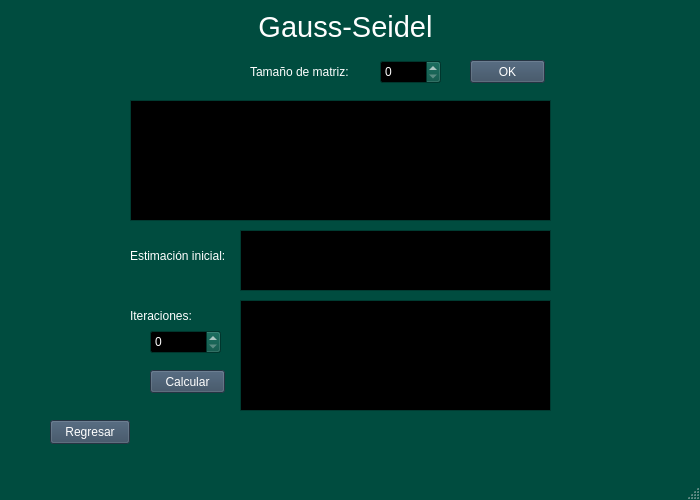
<?xml version="1.0" encoding="UTF-8"?>
<ui version="4.0">
 <class>gaussSeidel</class>
 <widget class="QMainWindow" name="gaussSeidel">
  <property name="geometry">
   <rect>
    <x>0</x>
    <y>0</y>
    <width>700</width>
    <height>500</height>
   </rect>
  </property>
  <property name="palette">
   <palette>
    <active>
     <colorrole role="WindowText">
      <brush brushstyle="SolidPattern">
       <color alpha="255">
        <red>255</red>
        <green>255</green>
        <blue>255</blue>
       </color>
      </brush>
     </colorrole>
     <colorrole role="Button">
      <brush brushstyle="SolidPattern">
       <color alpha="255">
        <red>0</red>
        <green>76</green>
        <blue>63</blue>
       </color>
      </brush>
     </colorrole>
     <colorrole role="Light">
      <brush brushstyle="SolidPattern">
       <color alpha="255">
        <red>0</red>
        <green>114</green>
        <blue>94</blue>
       </color>
      </brush>
     </colorrole>
     <colorrole role="Midlight">
      <brush brushstyle="SolidPattern">
       <color alpha="255">
        <red>0</red>
        <green>95</green>
        <blue>78</blue>
       </color>
      </brush>
     </colorrole>
     <colorrole role="Dark">
      <brush brushstyle="SolidPattern">
       <color alpha="255">
        <red>0</red>
        <green>38</green>
        <blue>31</blue>
       </color>
      </brush>
     </colorrole>
     <colorrole role="Mid">
      <brush brushstyle="SolidPattern">
       <color alpha="255">
        <red>0</red>
        <green>50</green>
        <blue>42</blue>
       </color>
      </brush>
     </colorrole>
     <colorrole role="Text">
      <brush brushstyle="SolidPattern">
       <color alpha="255">
        <red>255</red>
        <green>255</green>
        <blue>255</blue>
       </color>
      </brush>
     </colorrole>
     <colorrole role="BrightText">
      <brush brushstyle="SolidPattern">
       <color alpha="255">
        <red>255</red>
        <green>255</green>
        <blue>255</blue>
       </color>
      </brush>
     </colorrole>
     <colorrole role="ButtonText">
      <brush brushstyle="SolidPattern">
       <color alpha="255">
        <red>255</red>
        <green>255</green>
        <blue>255</blue>
       </color>
      </brush>
     </colorrole>
     <colorrole role="Base">
      <brush brushstyle="SolidPattern">
       <color alpha="255">
        <red>0</red>
        <green>0</green>
        <blue>0</blue>
       </color>
      </brush>
     </colorrole>
     <colorrole role="Window">
      <brush brushstyle="SolidPattern">
       <color alpha="255">
        <red>0</red>
        <green>76</green>
        <blue>63</blue>
       </color>
      </brush>
     </colorrole>
     <colorrole role="Shadow">
      <brush brushstyle="SolidPattern">
       <color alpha="255">
        <red>0</red>
        <green>0</green>
        <blue>0</blue>
       </color>
      </brush>
     </colorrole>
     <colorrole role="AlternateBase">
      <brush brushstyle="SolidPattern">
       <color alpha="255">
        <red>0</red>
        <green>38</green>
        <blue>31</blue>
       </color>
      </brush>
     </colorrole>
     <colorrole role="ToolTipBase">
      <brush brushstyle="SolidPattern">
       <color alpha="255">
        <red>255</red>
        <green>255</green>
        <blue>220</blue>
       </color>
      </brush>
     </colorrole>
     <colorrole role="ToolTipText">
      <brush brushstyle="SolidPattern">
       <color alpha="255">
        <red>0</red>
        <green>0</green>
        <blue>0</blue>
       </color>
      </brush>
     </colorrole>
     <colorrole role="PlaceholderText">
      <brush brushstyle="SolidPattern">
       <color alpha="128">
        <red>255</red>
        <green>255</green>
        <blue>255</blue>
       </color>
      </brush>
     </colorrole>
    </active>
    <inactive>
     <colorrole role="WindowText">
      <brush brushstyle="SolidPattern">
       <color alpha="255">
        <red>255</red>
        <green>255</green>
        <blue>255</blue>
       </color>
      </brush>
     </colorrole>
     <colorrole role="Button">
      <brush brushstyle="SolidPattern">
       <color alpha="255">
        <red>0</red>
        <green>76</green>
        <blue>63</blue>
       </color>
      </brush>
     </colorrole>
     <colorrole role="Light">
      <brush brushstyle="SolidPattern">
       <color alpha="255">
        <red>0</red>
        <green>114</green>
        <blue>94</blue>
       </color>
      </brush>
     </colorrole>
     <colorrole role="Midlight">
      <brush brushstyle="SolidPattern">
       <color alpha="255">
        <red>0</red>
        <green>95</green>
        <blue>78</blue>
       </color>
      </brush>
     </colorrole>
     <colorrole role="Dark">
      <brush brushstyle="SolidPattern">
       <color alpha="255">
        <red>0</red>
        <green>38</green>
        <blue>31</blue>
       </color>
      </brush>
     </colorrole>
     <colorrole role="Mid">
      <brush brushstyle="SolidPattern">
       <color alpha="255">
        <red>0</red>
        <green>50</green>
        <blue>42</blue>
       </color>
      </brush>
     </colorrole>
     <colorrole role="Text">
      <brush brushstyle="SolidPattern">
       <color alpha="255">
        <red>255</red>
        <green>255</green>
        <blue>255</blue>
       </color>
      </brush>
     </colorrole>
     <colorrole role="BrightText">
      <brush brushstyle="SolidPattern">
       <color alpha="255">
        <red>255</red>
        <green>255</green>
        <blue>255</blue>
       </color>
      </brush>
     </colorrole>
     <colorrole role="ButtonText">
      <brush brushstyle="SolidPattern">
       <color alpha="255">
        <red>255</red>
        <green>255</green>
        <blue>255</blue>
       </color>
      </brush>
     </colorrole>
     <colorrole role="Base">
      <brush brushstyle="SolidPattern">
       <color alpha="255">
        <red>0</red>
        <green>0</green>
        <blue>0</blue>
       </color>
      </brush>
     </colorrole>
     <colorrole role="Window">
      <brush brushstyle="SolidPattern">
       <color alpha="255">
        <red>0</red>
        <green>76</green>
        <blue>63</blue>
       </color>
      </brush>
     </colorrole>
     <colorrole role="Shadow">
      <brush brushstyle="SolidPattern">
       <color alpha="255">
        <red>0</red>
        <green>0</green>
        <blue>0</blue>
       </color>
      </brush>
     </colorrole>
     <colorrole role="AlternateBase">
      <brush brushstyle="SolidPattern">
       <color alpha="255">
        <red>0</red>
        <green>38</green>
        <blue>31</blue>
       </color>
      </brush>
     </colorrole>
     <colorrole role="ToolTipBase">
      <brush brushstyle="SolidPattern">
       <color alpha="255">
        <red>255</red>
        <green>255</green>
        <blue>220</blue>
       </color>
      </brush>
     </colorrole>
     <colorrole role="ToolTipText">
      <brush brushstyle="SolidPattern">
       <color alpha="255">
        <red>0</red>
        <green>0</green>
        <blue>0</blue>
       </color>
      </brush>
     </colorrole>
     <colorrole role="PlaceholderText">
      <brush brushstyle="SolidPattern">
       <color alpha="128">
        <red>255</red>
        <green>255</green>
        <blue>255</blue>
       </color>
      </brush>
     </colorrole>
    </inactive>
    <disabled>
     <colorrole role="WindowText">
      <brush brushstyle="SolidPattern">
       <color alpha="255">
        <red>0</red>
        <green>38</green>
        <blue>31</blue>
       </color>
      </brush>
     </colorrole>
     <colorrole role="Button">
      <brush brushstyle="SolidPattern">
       <color alpha="255">
        <red>0</red>
        <green>76</green>
        <blue>63</blue>
       </color>
      </brush>
     </colorrole>
     <colorrole role="Light">
      <brush brushstyle="SolidPattern">
       <color alpha="255">
        <red>0</red>
        <green>114</green>
        <blue>94</blue>
       </color>
      </brush>
     </colorrole>
     <colorrole role="Midlight">
      <brush brushstyle="SolidPattern">
       <color alpha="255">
        <red>0</red>
        <green>95</green>
        <blue>78</blue>
       </color>
      </brush>
     </colorrole>
     <colorrole role="Dark">
      <brush brushstyle="SolidPattern">
       <color alpha="255">
        <red>0</red>
        <green>38</green>
        <blue>31</blue>
       </color>
      </brush>
     </colorrole>
     <colorrole role="Mid">
      <brush brushstyle="SolidPattern">
       <color alpha="255">
        <red>0</red>
        <green>50</green>
        <blue>42</blue>
       </color>
      </brush>
     </colorrole>
     <colorrole role="Text">
      <brush brushstyle="SolidPattern">
       <color alpha="255">
        <red>0</red>
        <green>38</green>
        <blue>31</blue>
       </color>
      </brush>
     </colorrole>
     <colorrole role="BrightText">
      <brush brushstyle="SolidPattern">
       <color alpha="255">
        <red>255</red>
        <green>255</green>
        <blue>255</blue>
       </color>
      </brush>
     </colorrole>
     <colorrole role="ButtonText">
      <brush brushstyle="SolidPattern">
       <color alpha="255">
        <red>0</red>
        <green>38</green>
        <blue>31</blue>
       </color>
      </brush>
     </colorrole>
     <colorrole role="Base">
      <brush brushstyle="SolidPattern">
       <color alpha="255">
        <red>0</red>
        <green>76</green>
        <blue>63</blue>
       </color>
      </brush>
     </colorrole>
     <colorrole role="Window">
      <brush brushstyle="SolidPattern">
       <color alpha="255">
        <red>0</red>
        <green>76</green>
        <blue>63</blue>
       </color>
      </brush>
     </colorrole>
     <colorrole role="Shadow">
      <brush brushstyle="SolidPattern">
       <color alpha="255">
        <red>0</red>
        <green>0</green>
        <blue>0</blue>
       </color>
      </brush>
     </colorrole>
     <colorrole role="AlternateBase">
      <brush brushstyle="SolidPattern">
       <color alpha="255">
        <red>0</red>
        <green>76</green>
        <blue>63</blue>
       </color>
      </brush>
     </colorrole>
     <colorrole role="ToolTipBase">
      <brush brushstyle="SolidPattern">
       <color alpha="255">
        <red>255</red>
        <green>255</green>
        <blue>220</blue>
       </color>
      </brush>
     </colorrole>
     <colorrole role="ToolTipText">
      <brush brushstyle="SolidPattern">
       <color alpha="255">
        <red>0</red>
        <green>0</green>
        <blue>0</blue>
       </color>
      </brush>
     </colorrole>
     <colorrole role="PlaceholderText">
      <brush brushstyle="SolidPattern">
       <color alpha="128">
        <red>255</red>
        <green>255</green>
        <blue>255</blue>
       </color>
      </brush>
     </colorrole>
    </disabled>
   </palette>
  </property>
  <property name="windowTitle">
   <string>MainWindow</string>
  </property>
  <widget class="QWidget" name="centralwidget">
   <widget class="QPushButton" name="pushButton">
    <property name="geometry">
     <rect>
      <x>50</x>
      <y>420</y>
      <width>80</width>
      <height>24</height>
     </rect>
    </property>
    <property name="palette">
     <palette>
      <active>
       <colorrole role="WindowText">
        <brush brushstyle="SolidPattern">
         <color alpha="255">
          <red>255</red>
          <green>255</green>
          <blue>255</blue>
         </color>
        </brush>
       </colorrole>
       <colorrole role="Button">
        <brush brushstyle="SolidPattern">
         <color alpha="255">
          <red>53</red>
          <green>73</green>
          <blue>94</blue>
         </color>
        </brush>
       </colorrole>
       <colorrole role="Light">
        <brush brushstyle="SolidPattern">
         <color alpha="255">
          <red>79</red>
          <green>109</green>
          <blue>141</blue>
         </color>
        </brush>
       </colorrole>
       <colorrole role="Midlight">
        <brush brushstyle="SolidPattern">
         <color alpha="255">
          <red>66</red>
          <green>91</green>
          <blue>117</blue>
         </color>
        </brush>
       </colorrole>
       <colorrole role="Dark">
        <brush brushstyle="SolidPattern">
         <color alpha="255">
          <red>26</red>
          <green>36</green>
          <blue>47</blue>
         </color>
        </brush>
       </colorrole>
       <colorrole role="Mid">
        <brush brushstyle="SolidPattern">
         <color alpha="255">
          <red>35</red>
          <green>48</green>
          <blue>62</blue>
         </color>
        </brush>
       </colorrole>
       <colorrole role="Text">
        <brush brushstyle="SolidPattern">
         <color alpha="255">
          <red>255</red>
          <green>255</green>
          <blue>255</blue>
         </color>
        </brush>
       </colorrole>
       <colorrole role="BrightText">
        <brush brushstyle="SolidPattern">
         <color alpha="255">
          <red>255</red>
          <green>255</green>
          <blue>255</blue>
         </color>
        </brush>
       </colorrole>
       <colorrole role="ButtonText">
        <brush brushstyle="SolidPattern">
         <color alpha="255">
          <red>255</red>
          <green>255</green>
          <blue>255</blue>
         </color>
        </brush>
       </colorrole>
       <colorrole role="Base">
        <brush brushstyle="SolidPattern">
         <color alpha="255">
          <red>0</red>
          <green>0</green>
          <blue>0</blue>
         </color>
        </brush>
       </colorrole>
       <colorrole role="Window">
        <brush brushstyle="SolidPattern">
         <color alpha="255">
          <red>53</red>
          <green>73</green>
          <blue>94</blue>
         </color>
        </brush>
       </colorrole>
       <colorrole role="Shadow">
        <brush brushstyle="SolidPattern">
         <color alpha="255">
          <red>0</red>
          <green>0</green>
          <blue>0</blue>
         </color>
        </brush>
       </colorrole>
       <colorrole role="AlternateBase">
        <brush brushstyle="SolidPattern">
         <color alpha="255">
          <red>26</red>
          <green>36</green>
          <blue>47</blue>
         </color>
        </brush>
       </colorrole>
       <colorrole role="ToolTipBase">
        <brush brushstyle="SolidPattern">
         <color alpha="255">
          <red>255</red>
          <green>255</green>
          <blue>220</blue>
         </color>
        </brush>
       </colorrole>
       <colorrole role="ToolTipText">
        <brush brushstyle="SolidPattern">
         <color alpha="255">
          <red>0</red>
          <green>0</green>
          <blue>0</blue>
         </color>
        </brush>
       </colorrole>
       <colorrole role="PlaceholderText">
        <brush brushstyle="SolidPattern">
         <color alpha="128">
          <red>255</red>
          <green>255</green>
          <blue>255</blue>
         </color>
        </brush>
       </colorrole>
      </active>
      <inactive>
       <colorrole role="WindowText">
        <brush brushstyle="SolidPattern">
         <color alpha="255">
          <red>255</red>
          <green>255</green>
          <blue>255</blue>
         </color>
        </brush>
       </colorrole>
       <colorrole role="Button">
        <brush brushstyle="SolidPattern">
         <color alpha="255">
          <red>53</red>
          <green>73</green>
          <blue>94</blue>
         </color>
        </brush>
       </colorrole>
       <colorrole role="Light">
        <brush brushstyle="SolidPattern">
         <color alpha="255">
          <red>79</red>
          <green>109</green>
          <blue>141</blue>
         </color>
        </brush>
       </colorrole>
       <colorrole role="Midlight">
        <brush brushstyle="SolidPattern">
         <color alpha="255">
          <red>66</red>
          <green>91</green>
          <blue>117</blue>
         </color>
        </brush>
       </colorrole>
       <colorrole role="Dark">
        <brush brushstyle="SolidPattern">
         <color alpha="255">
          <red>26</red>
          <green>36</green>
          <blue>47</blue>
         </color>
        </brush>
       </colorrole>
       <colorrole role="Mid">
        <brush brushstyle="SolidPattern">
         <color alpha="255">
          <red>35</red>
          <green>48</green>
          <blue>62</blue>
         </color>
        </brush>
       </colorrole>
       <colorrole role="Text">
        <brush brushstyle="SolidPattern">
         <color alpha="255">
          <red>255</red>
          <green>255</green>
          <blue>255</blue>
         </color>
        </brush>
       </colorrole>
       <colorrole role="BrightText">
        <brush brushstyle="SolidPattern">
         <color alpha="255">
          <red>255</red>
          <green>255</green>
          <blue>255</blue>
         </color>
        </brush>
       </colorrole>
       <colorrole role="ButtonText">
        <brush brushstyle="SolidPattern">
         <color alpha="255">
          <red>255</red>
          <green>255</green>
          <blue>255</blue>
         </color>
        </brush>
       </colorrole>
       <colorrole role="Base">
        <brush brushstyle="SolidPattern">
         <color alpha="255">
          <red>0</red>
          <green>0</green>
          <blue>0</blue>
         </color>
        </brush>
       </colorrole>
       <colorrole role="Window">
        <brush brushstyle="SolidPattern">
         <color alpha="255">
          <red>53</red>
          <green>73</green>
          <blue>94</blue>
         </color>
        </brush>
       </colorrole>
       <colorrole role="Shadow">
        <brush brushstyle="SolidPattern">
         <color alpha="255">
          <red>0</red>
          <green>0</green>
          <blue>0</blue>
         </color>
        </brush>
       </colorrole>
       <colorrole role="AlternateBase">
        <brush brushstyle="SolidPattern">
         <color alpha="255">
          <red>26</red>
          <green>36</green>
          <blue>47</blue>
         </color>
        </brush>
       </colorrole>
       <colorrole role="ToolTipBase">
        <brush brushstyle="SolidPattern">
         <color alpha="255">
          <red>255</red>
          <green>255</green>
          <blue>220</blue>
         </color>
        </brush>
       </colorrole>
       <colorrole role="ToolTipText">
        <brush brushstyle="SolidPattern">
         <color alpha="255">
          <red>0</red>
          <green>0</green>
          <blue>0</blue>
         </color>
        </brush>
       </colorrole>
       <colorrole role="PlaceholderText">
        <brush brushstyle="SolidPattern">
         <color alpha="128">
          <red>255</red>
          <green>255</green>
          <blue>255</blue>
         </color>
        </brush>
       </colorrole>
      </inactive>
      <disabled>
       <colorrole role="WindowText">
        <brush brushstyle="SolidPattern">
         <color alpha="255">
          <red>26</red>
          <green>36</green>
          <blue>47</blue>
         </color>
        </brush>
       </colorrole>
       <colorrole role="Button">
        <brush brushstyle="SolidPattern">
         <color alpha="255">
          <red>53</red>
          <green>73</green>
          <blue>94</blue>
         </color>
        </brush>
       </colorrole>
       <colorrole role="Light">
        <brush brushstyle="SolidPattern">
         <color alpha="255">
          <red>79</red>
          <green>109</green>
          <blue>141</blue>
         </color>
        </brush>
       </colorrole>
       <colorrole role="Midlight">
        <brush brushstyle="SolidPattern">
         <color alpha="255">
          <red>66</red>
          <green>91</green>
          <blue>117</blue>
         </color>
        </brush>
       </colorrole>
       <colorrole role="Dark">
        <brush brushstyle="SolidPattern">
         <color alpha="255">
          <red>26</red>
          <green>36</green>
          <blue>47</blue>
         </color>
        </brush>
       </colorrole>
       <colorrole role="Mid">
        <brush brushstyle="SolidPattern">
         <color alpha="255">
          <red>35</red>
          <green>48</green>
          <blue>62</blue>
         </color>
        </brush>
       </colorrole>
       <colorrole role="Text">
        <brush brushstyle="SolidPattern">
         <color alpha="255">
          <red>26</red>
          <green>36</green>
          <blue>47</blue>
         </color>
        </brush>
       </colorrole>
       <colorrole role="BrightText">
        <brush brushstyle="SolidPattern">
         <color alpha="255">
          <red>255</red>
          <green>255</green>
          <blue>255</blue>
         </color>
        </brush>
       </colorrole>
       <colorrole role="ButtonText">
        <brush brushstyle="SolidPattern">
         <color alpha="255">
          <red>26</red>
          <green>36</green>
          <blue>47</blue>
         </color>
        </brush>
       </colorrole>
       <colorrole role="Base">
        <brush brushstyle="SolidPattern">
         <color alpha="255">
          <red>53</red>
          <green>73</green>
          <blue>94</blue>
         </color>
        </brush>
       </colorrole>
       <colorrole role="Window">
        <brush brushstyle="SolidPattern">
         <color alpha="255">
          <red>53</red>
          <green>73</green>
          <blue>94</blue>
         </color>
        </brush>
       </colorrole>
       <colorrole role="Shadow">
        <brush brushstyle="SolidPattern">
         <color alpha="255">
          <red>0</red>
          <green>0</green>
          <blue>0</blue>
         </color>
        </brush>
       </colorrole>
       <colorrole role="AlternateBase">
        <brush brushstyle="SolidPattern">
         <color alpha="255">
          <red>53</red>
          <green>73</green>
          <blue>94</blue>
         </color>
        </brush>
       </colorrole>
       <colorrole role="ToolTipBase">
        <brush brushstyle="SolidPattern">
         <color alpha="255">
          <red>255</red>
          <green>255</green>
          <blue>220</blue>
         </color>
        </brush>
       </colorrole>
       <colorrole role="ToolTipText">
        <brush brushstyle="SolidPattern">
         <color alpha="255">
          <red>0</red>
          <green>0</green>
          <blue>0</blue>
         </color>
        </brush>
       </colorrole>
       <colorrole role="PlaceholderText">
        <brush brushstyle="SolidPattern">
         <color alpha="128">
          <red>255</red>
          <green>255</green>
          <blue>255</blue>
         </color>
        </brush>
       </colorrole>
      </disabled>
     </palette>
    </property>
    <property name="text">
     <string>Regresar</string>
    </property>
   </widget>
   <widget class="QTableView" name="tableView_2">
    <property name="geometry">
     <rect>
      <x>240</x>
      <y>300</y>
      <width>311</width>
      <height>111</height>
     </rect>
    </property>
   </widget>
   <widget class="QSpinBox" name="spinBox">
    <property name="geometry">
     <rect>
      <x>380</x>
      <y>60</y>
      <width>61</width>
      <height>24</height>
     </rect>
    </property>
   </widget>
   <widget class="QLabel" name="label">
    <property name="geometry">
     <rect>
      <x>250</x>
      <y>60</y>
      <width>121</width>
      <height>24</height>
     </rect>
    </property>
    <property name="text">
     <string>Tamaño de matriz:</string>
    </property>
   </widget>
   <widget class="QLabel" name="label_3">
    <property name="geometry">
     <rect>
      <x>130</x>
      <y>300</y>
      <width>121</width>
      <height>31</height>
     </rect>
    </property>
    <property name="text">
     <string>Iteraciones:</string>
    </property>
   </widget>
   <widget class="QPushButton" name="pushButton_3">
    <property name="geometry">
     <rect>
      <x>470</x>
      <y>60</y>
      <width>75</width>
      <height>23</height>
     </rect>
    </property>
    <property name="palette">
     <palette>
      <active>
       <colorrole role="WindowText">
        <brush brushstyle="SolidPattern">
         <color alpha="255">
          <red>255</red>
          <green>255</green>
          <blue>255</blue>
         </color>
        </brush>
       </colorrole>
       <colorrole role="Button">
        <brush brushstyle="SolidPattern">
         <color alpha="255">
          <red>53</red>
          <green>73</green>
          <blue>94</blue>
         </color>
        </brush>
       </colorrole>
       <colorrole role="Light">
        <brush brushstyle="SolidPattern">
         <color alpha="255">
          <red>79</red>
          <green>109</green>
          <blue>141</blue>
         </color>
        </brush>
       </colorrole>
       <colorrole role="Midlight">
        <brush brushstyle="SolidPattern">
         <color alpha="255">
          <red>66</red>
          <green>91</green>
          <blue>117</blue>
         </color>
        </brush>
       </colorrole>
       <colorrole role="Dark">
        <brush brushstyle="SolidPattern">
         <color alpha="255">
          <red>26</red>
          <green>36</green>
          <blue>47</blue>
         </color>
        </brush>
       </colorrole>
       <colorrole role="Mid">
        <brush brushstyle="SolidPattern">
         <color alpha="255">
          <red>35</red>
          <green>48</green>
          <blue>62</blue>
         </color>
        </brush>
       </colorrole>
       <colorrole role="Text">
        <brush brushstyle="SolidPattern">
         <color alpha="255">
          <red>255</red>
          <green>255</green>
          <blue>255</blue>
         </color>
        </brush>
       </colorrole>
       <colorrole role="BrightText">
        <brush brushstyle="SolidPattern">
         <color alpha="255">
          <red>255</red>
          <green>255</green>
          <blue>255</blue>
         </color>
        </brush>
       </colorrole>
       <colorrole role="ButtonText">
        <brush brushstyle="SolidPattern">
         <color alpha="255">
          <red>255</red>
          <green>255</green>
          <blue>255</blue>
         </color>
        </brush>
       </colorrole>
       <colorrole role="Base">
        <brush brushstyle="SolidPattern">
         <color alpha="255">
          <red>0</red>
          <green>0</green>
          <blue>0</blue>
         </color>
        </brush>
       </colorrole>
       <colorrole role="Window">
        <brush brushstyle="SolidPattern">
         <color alpha="255">
          <red>53</red>
          <green>73</green>
          <blue>94</blue>
         </color>
        </brush>
       </colorrole>
       <colorrole role="Shadow">
        <brush brushstyle="SolidPattern">
         <color alpha="255">
          <red>0</red>
          <green>0</green>
          <blue>0</blue>
         </color>
        </brush>
       </colorrole>
       <colorrole role="AlternateBase">
        <brush brushstyle="SolidPattern">
         <color alpha="255">
          <red>26</red>
          <green>36</green>
          <blue>47</blue>
         </color>
        </brush>
       </colorrole>
       <colorrole role="ToolTipBase">
        <brush brushstyle="SolidPattern">
         <color alpha="255">
          <red>255</red>
          <green>255</green>
          <blue>220</blue>
         </color>
        </brush>
       </colorrole>
       <colorrole role="ToolTipText">
        <brush brushstyle="SolidPattern">
         <color alpha="255">
          <red>0</red>
          <green>0</green>
          <blue>0</blue>
         </color>
        </brush>
       </colorrole>
       <colorrole role="PlaceholderText">
        <brush brushstyle="SolidPattern">
         <color alpha="128">
          <red>255</red>
          <green>255</green>
          <blue>255</blue>
         </color>
        </brush>
       </colorrole>
      </active>
      <inactive>
       <colorrole role="WindowText">
        <brush brushstyle="SolidPattern">
         <color alpha="255">
          <red>255</red>
          <green>255</green>
          <blue>255</blue>
         </color>
        </brush>
       </colorrole>
       <colorrole role="Button">
        <brush brushstyle="SolidPattern">
         <color alpha="255">
          <red>53</red>
          <green>73</green>
          <blue>94</blue>
         </color>
        </brush>
       </colorrole>
       <colorrole role="Light">
        <brush brushstyle="SolidPattern">
         <color alpha="255">
          <red>79</red>
          <green>109</green>
          <blue>141</blue>
         </color>
        </brush>
       </colorrole>
       <colorrole role="Midlight">
        <brush brushstyle="SolidPattern">
         <color alpha="255">
          <red>66</red>
          <green>91</green>
          <blue>117</blue>
         </color>
        </brush>
       </colorrole>
       <colorrole role="Dark">
        <brush brushstyle="SolidPattern">
         <color alpha="255">
          <red>26</red>
          <green>36</green>
          <blue>47</blue>
         </color>
        </brush>
       </colorrole>
       <colorrole role="Mid">
        <brush brushstyle="SolidPattern">
         <color alpha="255">
          <red>35</red>
          <green>48</green>
          <blue>62</blue>
         </color>
        </brush>
       </colorrole>
       <colorrole role="Text">
        <brush brushstyle="SolidPattern">
         <color alpha="255">
          <red>255</red>
          <green>255</green>
          <blue>255</blue>
         </color>
        </brush>
       </colorrole>
       <colorrole role="BrightText">
        <brush brushstyle="SolidPattern">
         <color alpha="255">
          <red>255</red>
          <green>255</green>
          <blue>255</blue>
         </color>
        </brush>
       </colorrole>
       <colorrole role="ButtonText">
        <brush brushstyle="SolidPattern">
         <color alpha="255">
          <red>255</red>
          <green>255</green>
          <blue>255</blue>
         </color>
        </brush>
       </colorrole>
       <colorrole role="Base">
        <brush brushstyle="SolidPattern">
         <color alpha="255">
          <red>0</red>
          <green>0</green>
          <blue>0</blue>
         </color>
        </brush>
       </colorrole>
       <colorrole role="Window">
        <brush brushstyle="SolidPattern">
         <color alpha="255">
          <red>53</red>
          <green>73</green>
          <blue>94</blue>
         </color>
        </brush>
       </colorrole>
       <colorrole role="Shadow">
        <brush brushstyle="SolidPattern">
         <color alpha="255">
          <red>0</red>
          <green>0</green>
          <blue>0</blue>
         </color>
        </brush>
       </colorrole>
       <colorrole role="AlternateBase">
        <brush brushstyle="SolidPattern">
         <color alpha="255">
          <red>26</red>
          <green>36</green>
          <blue>47</blue>
         </color>
        </brush>
       </colorrole>
       <colorrole role="ToolTipBase">
        <brush brushstyle="SolidPattern">
         <color alpha="255">
          <red>255</red>
          <green>255</green>
          <blue>220</blue>
         </color>
        </brush>
       </colorrole>
       <colorrole role="ToolTipText">
        <brush brushstyle="SolidPattern">
         <color alpha="255">
          <red>0</red>
          <green>0</green>
          <blue>0</blue>
         </color>
        </brush>
       </colorrole>
       <colorrole role="PlaceholderText">
        <brush brushstyle="SolidPattern">
         <color alpha="128">
          <red>255</red>
          <green>255</green>
          <blue>255</blue>
         </color>
        </brush>
       </colorrole>
      </inactive>
      <disabled>
       <colorrole role="WindowText">
        <brush brushstyle="SolidPattern">
         <color alpha="255">
          <red>26</red>
          <green>36</green>
          <blue>47</blue>
         </color>
        </brush>
       </colorrole>
       <colorrole role="Button">
        <brush brushstyle="SolidPattern">
         <color alpha="255">
          <red>53</red>
          <green>73</green>
          <blue>94</blue>
         </color>
        </brush>
       </colorrole>
       <colorrole role="Light">
        <brush brushstyle="SolidPattern">
         <color alpha="255">
          <red>79</red>
          <green>109</green>
          <blue>141</blue>
         </color>
        </brush>
       </colorrole>
       <colorrole role="Midlight">
        <brush brushstyle="SolidPattern">
         <color alpha="255">
          <red>66</red>
          <green>91</green>
          <blue>117</blue>
         </color>
        </brush>
       </colorrole>
       <colorrole role="Dark">
        <brush brushstyle="SolidPattern">
         <color alpha="255">
          <red>26</red>
          <green>36</green>
          <blue>47</blue>
         </color>
        </brush>
       </colorrole>
       <colorrole role="Mid">
        <brush brushstyle="SolidPattern">
         <color alpha="255">
          <red>35</red>
          <green>48</green>
          <blue>62</blue>
         </color>
        </brush>
       </colorrole>
       <colorrole role="Text">
        <brush brushstyle="SolidPattern">
         <color alpha="255">
          <red>26</red>
          <green>36</green>
          <blue>47</blue>
         </color>
        </brush>
       </colorrole>
       <colorrole role="BrightText">
        <brush brushstyle="SolidPattern">
         <color alpha="255">
          <red>255</red>
          <green>255</green>
          <blue>255</blue>
         </color>
        </brush>
       </colorrole>
       <colorrole role="ButtonText">
        <brush brushstyle="SolidPattern">
         <color alpha="255">
          <red>26</red>
          <green>36</green>
          <blue>47</blue>
         </color>
        </brush>
       </colorrole>
       <colorrole role="Base">
        <brush brushstyle="SolidPattern">
         <color alpha="255">
          <red>53</red>
          <green>73</green>
          <blue>94</blue>
         </color>
        </brush>
       </colorrole>
       <colorrole role="Window">
        <brush brushstyle="SolidPattern">
         <color alpha="255">
          <red>53</red>
          <green>73</green>
          <blue>94</blue>
         </color>
        </brush>
       </colorrole>
       <colorrole role="Shadow">
        <brush brushstyle="SolidPattern">
         <color alpha="255">
          <red>0</red>
          <green>0</green>
          <blue>0</blue>
         </color>
        </brush>
       </colorrole>
       <colorrole role="AlternateBase">
        <brush brushstyle="SolidPattern">
         <color alpha="255">
          <red>53</red>
          <green>73</green>
          <blue>94</blue>
         </color>
        </brush>
       </colorrole>
       <colorrole role="ToolTipBase">
        <brush brushstyle="SolidPattern">
         <color alpha="255">
          <red>255</red>
          <green>255</green>
          <blue>220</blue>
         </color>
        </brush>
       </colorrole>
       <colorrole role="ToolTipText">
        <brush brushstyle="SolidPattern">
         <color alpha="255">
          <red>0</red>
          <green>0</green>
          <blue>0</blue>
         </color>
        </brush>
       </colorrole>
       <colorrole role="PlaceholderText">
        <brush brushstyle="SolidPattern">
         <color alpha="128">
          <red>255</red>
          <green>255</green>
          <blue>255</blue>
         </color>
        </brush>
       </colorrole>
      </disabled>
     </palette>
    </property>
    <property name="text">
     <string>OK</string>
    </property>
   </widget>
   <widget class="QTableView" name="tableView">
    <property name="geometry">
     <rect>
      <x>130</x>
      <y>100</y>
      <width>421</width>
      <height>121</height>
     </rect>
    </property>
   </widget>
   <widget class="QPushButton" name="pushButton_2">
    <property name="geometry">
     <rect>
      <x>150</x>
      <y>370</y>
      <width>75</width>
      <height>23</height>
     </rect>
    </property>
    <property name="palette">
     <palette>
      <active>
       <colorrole role="WindowText">
        <brush brushstyle="SolidPattern">
         <color alpha="255">
          <red>255</red>
          <green>255</green>
          <blue>255</blue>
         </color>
        </brush>
       </colorrole>
       <colorrole role="Button">
        <brush brushstyle="SolidPattern">
         <color alpha="255">
          <red>53</red>
          <green>73</green>
          <blue>94</blue>
         </color>
        </brush>
       </colorrole>
       <colorrole role="Light">
        <brush brushstyle="SolidPattern">
         <color alpha="255">
          <red>79</red>
          <green>109</green>
          <blue>141</blue>
         </color>
        </brush>
       </colorrole>
       <colorrole role="Midlight">
        <brush brushstyle="SolidPattern">
         <color alpha="255">
          <red>66</red>
          <green>91</green>
          <blue>117</blue>
         </color>
        </brush>
       </colorrole>
       <colorrole role="Dark">
        <brush brushstyle="SolidPattern">
         <color alpha="255">
          <red>26</red>
          <green>36</green>
          <blue>47</blue>
         </color>
        </brush>
       </colorrole>
       <colorrole role="Mid">
        <brush brushstyle="SolidPattern">
         <color alpha="255">
          <red>35</red>
          <green>48</green>
          <blue>62</blue>
         </color>
        </brush>
       </colorrole>
       <colorrole role="Text">
        <brush brushstyle="SolidPattern">
         <color alpha="255">
          <red>255</red>
          <green>255</green>
          <blue>255</blue>
         </color>
        </brush>
       </colorrole>
       <colorrole role="BrightText">
        <brush brushstyle="SolidPattern">
         <color alpha="255">
          <red>255</red>
          <green>255</green>
          <blue>255</blue>
         </color>
        </brush>
       </colorrole>
       <colorrole role="ButtonText">
        <brush brushstyle="SolidPattern">
         <color alpha="255">
          <red>255</red>
          <green>255</green>
          <blue>255</blue>
         </color>
        </brush>
       </colorrole>
       <colorrole role="Base">
        <brush brushstyle="SolidPattern">
         <color alpha="255">
          <red>0</red>
          <green>0</green>
          <blue>0</blue>
         </color>
        </brush>
       </colorrole>
       <colorrole role="Window">
        <brush brushstyle="SolidPattern">
         <color alpha="255">
          <red>53</red>
          <green>73</green>
          <blue>94</blue>
         </color>
        </brush>
       </colorrole>
       <colorrole role="Shadow">
        <brush brushstyle="SolidPattern">
         <color alpha="255">
          <red>0</red>
          <green>0</green>
          <blue>0</blue>
         </color>
        </brush>
       </colorrole>
       <colorrole role="AlternateBase">
        <brush brushstyle="SolidPattern">
         <color alpha="255">
          <red>26</red>
          <green>36</green>
          <blue>47</blue>
         </color>
        </brush>
       </colorrole>
       <colorrole role="ToolTipBase">
        <brush brushstyle="SolidPattern">
         <color alpha="255">
          <red>255</red>
          <green>255</green>
          <blue>220</blue>
         </color>
        </brush>
       </colorrole>
       <colorrole role="ToolTipText">
        <brush brushstyle="SolidPattern">
         <color alpha="255">
          <red>0</red>
          <green>0</green>
          <blue>0</blue>
         </color>
        </brush>
       </colorrole>
       <colorrole role="PlaceholderText">
        <brush brushstyle="SolidPattern">
         <color alpha="128">
          <red>255</red>
          <green>255</green>
          <blue>255</blue>
         </color>
        </brush>
       </colorrole>
      </active>
      <inactive>
       <colorrole role="WindowText">
        <brush brushstyle="SolidPattern">
         <color alpha="255">
          <red>255</red>
          <green>255</green>
          <blue>255</blue>
         </color>
        </brush>
       </colorrole>
       <colorrole role="Button">
        <brush brushstyle="SolidPattern">
         <color alpha="255">
          <red>53</red>
          <green>73</green>
          <blue>94</blue>
         </color>
        </brush>
       </colorrole>
       <colorrole role="Light">
        <brush brushstyle="SolidPattern">
         <color alpha="255">
          <red>79</red>
          <green>109</green>
          <blue>141</blue>
         </color>
        </brush>
       </colorrole>
       <colorrole role="Midlight">
        <brush brushstyle="SolidPattern">
         <color alpha="255">
          <red>66</red>
          <green>91</green>
          <blue>117</blue>
         </color>
        </brush>
       </colorrole>
       <colorrole role="Dark">
        <brush brushstyle="SolidPattern">
         <color alpha="255">
          <red>26</red>
          <green>36</green>
          <blue>47</blue>
         </color>
        </brush>
       </colorrole>
       <colorrole role="Mid">
        <brush brushstyle="SolidPattern">
         <color alpha="255">
          <red>35</red>
          <green>48</green>
          <blue>62</blue>
         </color>
        </brush>
       </colorrole>
       <colorrole role="Text">
        <brush brushstyle="SolidPattern">
         <color alpha="255">
          <red>255</red>
          <green>255</green>
          <blue>255</blue>
         </color>
        </brush>
       </colorrole>
       <colorrole role="BrightText">
        <brush brushstyle="SolidPattern">
         <color alpha="255">
          <red>255</red>
          <green>255</green>
          <blue>255</blue>
         </color>
        </brush>
       </colorrole>
       <colorrole role="ButtonText">
        <brush brushstyle="SolidPattern">
         <color alpha="255">
          <red>255</red>
          <green>255</green>
          <blue>255</blue>
         </color>
        </brush>
       </colorrole>
       <colorrole role="Base">
        <brush brushstyle="SolidPattern">
         <color alpha="255">
          <red>0</red>
          <green>0</green>
          <blue>0</blue>
         </color>
        </brush>
       </colorrole>
       <colorrole role="Window">
        <brush brushstyle="SolidPattern">
         <color alpha="255">
          <red>53</red>
          <green>73</green>
          <blue>94</blue>
         </color>
        </brush>
       </colorrole>
       <colorrole role="Shadow">
        <brush brushstyle="SolidPattern">
         <color alpha="255">
          <red>0</red>
          <green>0</green>
          <blue>0</blue>
         </color>
        </brush>
       </colorrole>
       <colorrole role="AlternateBase">
        <brush brushstyle="SolidPattern">
         <color alpha="255">
          <red>26</red>
          <green>36</green>
          <blue>47</blue>
         </color>
        </brush>
       </colorrole>
       <colorrole role="ToolTipBase">
        <brush brushstyle="SolidPattern">
         <color alpha="255">
          <red>255</red>
          <green>255</green>
          <blue>220</blue>
         </color>
        </brush>
       </colorrole>
       <colorrole role="ToolTipText">
        <brush brushstyle="SolidPattern">
         <color alpha="255">
          <red>0</red>
          <green>0</green>
          <blue>0</blue>
         </color>
        </brush>
       </colorrole>
       <colorrole role="PlaceholderText">
        <brush brushstyle="SolidPattern">
         <color alpha="128">
          <red>255</red>
          <green>255</green>
          <blue>255</blue>
         </color>
        </brush>
       </colorrole>
      </inactive>
      <disabled>
       <colorrole role="WindowText">
        <brush brushstyle="SolidPattern">
         <color alpha="255">
          <red>26</red>
          <green>36</green>
          <blue>47</blue>
         </color>
        </brush>
       </colorrole>
       <colorrole role="Button">
        <brush brushstyle="SolidPattern">
         <color alpha="255">
          <red>53</red>
          <green>73</green>
          <blue>94</blue>
         </color>
        </brush>
       </colorrole>
       <colorrole role="Light">
        <brush brushstyle="SolidPattern">
         <color alpha="255">
          <red>79</red>
          <green>109</green>
          <blue>141</blue>
         </color>
        </brush>
       </colorrole>
       <colorrole role="Midlight">
        <brush brushstyle="SolidPattern">
         <color alpha="255">
          <red>66</red>
          <green>91</green>
          <blue>117</blue>
         </color>
        </brush>
       </colorrole>
       <colorrole role="Dark">
        <brush brushstyle="SolidPattern">
         <color alpha="255">
          <red>26</red>
          <green>36</green>
          <blue>47</blue>
         </color>
        </brush>
       </colorrole>
       <colorrole role="Mid">
        <brush brushstyle="SolidPattern">
         <color alpha="255">
          <red>35</red>
          <green>48</green>
          <blue>62</blue>
         </color>
        </brush>
       </colorrole>
       <colorrole role="Text">
        <brush brushstyle="SolidPattern">
         <color alpha="255">
          <red>26</red>
          <green>36</green>
          <blue>47</blue>
         </color>
        </brush>
       </colorrole>
       <colorrole role="BrightText">
        <brush brushstyle="SolidPattern">
         <color alpha="255">
          <red>255</red>
          <green>255</green>
          <blue>255</blue>
         </color>
        </brush>
       </colorrole>
       <colorrole role="ButtonText">
        <brush brushstyle="SolidPattern">
         <color alpha="255">
          <red>26</red>
          <green>36</green>
          <blue>47</blue>
         </color>
        </brush>
       </colorrole>
       <colorrole role="Base">
        <brush brushstyle="SolidPattern">
         <color alpha="255">
          <red>53</red>
          <green>73</green>
          <blue>94</blue>
         </color>
        </brush>
       </colorrole>
       <colorrole role="Window">
        <brush brushstyle="SolidPattern">
         <color alpha="255">
          <red>53</red>
          <green>73</green>
          <blue>94</blue>
         </color>
        </brush>
       </colorrole>
       <colorrole role="Shadow">
        <brush brushstyle="SolidPattern">
         <color alpha="255">
          <red>0</red>
          <green>0</green>
          <blue>0</blue>
         </color>
        </brush>
       </colorrole>
       <colorrole role="AlternateBase">
        <brush brushstyle="SolidPattern">
         <color alpha="255">
          <red>53</red>
          <green>73</green>
          <blue>94</blue>
         </color>
        </brush>
       </colorrole>
       <colorrole role="ToolTipBase">
        <brush brushstyle="SolidPattern">
         <color alpha="255">
          <red>255</red>
          <green>255</green>
          <blue>220</blue>
         </color>
        </brush>
       </colorrole>
       <colorrole role="ToolTipText">
        <brush brushstyle="SolidPattern">
         <color alpha="255">
          <red>0</red>
          <green>0</green>
          <blue>0</blue>
         </color>
        </brush>
       </colorrole>
       <colorrole role="PlaceholderText">
        <brush brushstyle="SolidPattern">
         <color alpha="128">
          <red>255</red>
          <green>255</green>
          <blue>255</blue>
         </color>
        </brush>
       </colorrole>
      </disabled>
     </palette>
    </property>
    <property name="text">
     <string>Calcular</string>
    </property>
   </widget>
   <widget class="QLabel" name="label_4">
    <property name="geometry">
     <rect>
      <x>200</x>
      <y>10</y>
      <width>291</width>
      <height>31</height>
     </rect>
    </property>
    <property name="text">
     <string>&lt;html&gt;&lt;head/&gt;&lt;body&gt;&lt;p align=&quot;center&quot;&gt;&lt;span style=&quot; font-size:22pt;&quot;&gt;Gauss-Seidel&lt;/span&gt;&lt;/p&gt;&lt;/body&gt;&lt;/html&gt;</string>
    </property>
   </widget>
   <widget class="QTableView" name="tableView_3">
    <property name="geometry">
     <rect>
      <x>240</x>
      <y>230</y>
      <width>311</width>
      <height>61</height>
     </rect>
    </property>
   </widget>
   <widget class="QLabel" name="label_5">
    <property name="geometry">
     <rect>
      <x>130</x>
      <y>240</y>
      <width>111</width>
      <height>31</height>
     </rect>
    </property>
    <property name="text">
     <string>Estimación inicial:</string>
    </property>
   </widget>
   <widget class="QSpinBox" name="spinBox_2">
    <property name="geometry">
     <rect>
      <x>150</x>
      <y>330</y>
      <width>71</width>
      <height>24</height>
     </rect>
    </property>
   </widget>
  </widget>
  <widget class="QMenuBar" name="menubar">
   <property name="geometry">
    <rect>
     <x>0</x>
     <y>0</y>
     <width>700</width>
     <height>21</height>
    </rect>
   </property>
  </widget>
  <widget class="QStatusBar" name="statusbar"/>
 </widget>
 <resources/>
 <connections/>
</ui>
